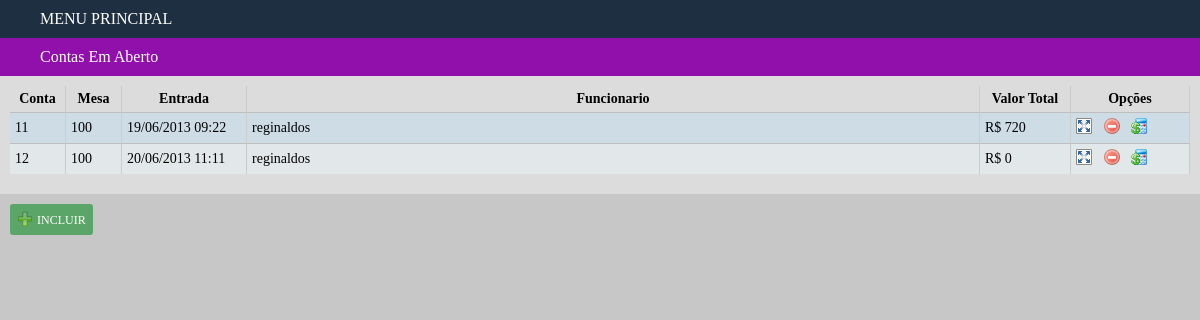
The page /consulta/contas.php on the database its author committed.
### tables this page shows
CREATE TABLE IF NOT EXISTS `conta` (
  `id_conta` int(11) NOT NULL AUTO_INCREMENT,
  `status_conta` char(1) DEFAULT NULL,
  `data_entrada` datetime DEFAULT NULL,
  `data_saida` datetime DEFAULT NULL,
  `FUNCIONARIO_id_funcionario` int(11) NOT NULL,
  `MESA_id_mesa` int(11) NOT NULL,
  `vlr_total` float DEFAULT NULL,
  `tipo_pagamento` char(1) DEFAULT NULL,
  PRIMARY KEY (`id_conta`),
  KEY `fk_CONTA_FUNCIONARIO1_idx` (`FUNCIONARIO_id_funcionario`),
  KEY `fk_CONTA_MESA1_idx` (`MESA_id_mesa`)
);

CREATE TABLE IF NOT EXISTS `mesa` (
  `id_mesa` int(11) NOT NULL AUTO_INCREMENT,
  `nro_mesa` int(11) NOT NULL,
  PRIMARY KEY (`id_mesa`),
  UNIQUE KEY `nro_mesa_UNIQUE` (`nro_mesa`)
);

CREATE TABLE IF NOT EXISTS `funcionario` (
  `id_funcionario` int(11) NOT NULL AUTO_INCREMENT,
  `nome_funcionario` varchar(60) DEFAULT NULL,
  `data_admissao` datetime DEFAULT NULL,
  PRIMARY KEY (`id_funcionario`)
);

### consulta/contas.php (the view, shortened to what this page needs)
<html>
	<?php include $_SERVER['DOCUMENT_ROOT'] . "/includes/head.php"; ?>
	<body>
		<div id='menu' class="fe_menu_index">
			<ul>
				<?php include $_SERVER['DOCUMENT_ROOT'] . "/includes/titulo_menu_principal.php"; ?>
				<?php include $_SERVER['DOCUMENT_ROOT'] . "/includes/titulo_contas.php"; ?>
		</div>
	<div class="area_de_tabelas">
<?php
	$query			=	 mysql_query("Select id_conta,data_entrada,mesa.nro_mesa,nome_funcionario from conta  INNER JOIN mesa ON(conta.MESA_id_mesa=mesa.id_mesa)INNER JOIN funcionario ON(conta.FUNCIONARIO_id_funcionario=funcionario.id_funcionario) where status_conta='A' order by mesa.nro_mesa");
	$ver_conta		=	 mysql_num_rows($query);
	if(!$ver_conta){
		echo "<p class='sem_registros'>NÃO HÁ NENHUMA CONTA EM ABERTO</p>";
		}else{
?>
	<table border="0" cellpadding="0" cellspacing="0" width="100%">
		<thead>
		<tr>
			<th style="width: 45px;">Conta</th>
			<th style="width: 45px;">Mesa</th>
			<th style="width: 114px;">Entrada</th>
			<th>Funcionario</th>
			<th style="width: 80px;">Valor Total</th>
			<th style="width: 108px;">Opções</th>
		</tr>
		</thead>
		<?php
	while($dados 	= 	 mysql_fetch_array($query))
	{
		$id_conta				=	$dados['id_conta'];
		$data_entrada			=	$dados['data_entrada'];
		$nro_mesa				=	$dados['nro_mesa'];
		$nome_func				=	$dados['nome_funcionario'];
		$data_entrada			=	date("d/m/Y h:i", strtotime($data_entrada));
		$consulta_valor		=	mysql_query("Select qtd,vlr_unitario,nome_item from pedido inner join item ON( pedido.ITEM_id_item=item.id_item) where CONTA_id_conta=$id_conta");
		$valor_final		=	0;
			while($dados 		= 	 mysql_fetch_array($consulta_valor))
			{
				$qtd				=	$dados['qtd'];
				$vlr_unitario		=	$dados['vlr_unitario'];
				$valor_total		=	$qtd*$vlr_unitario;
				$valor_final		=	$valor_total+$valor_final;
			}
		echo "
			<tr>
				<td>$id_conta</td>
				<td>$nro_mesa</td>
				<td>$data_entrada</td>
				<td>$nome_func</td>
				<td>R$ $valor_final</td>
				<td><a href='../consulta/pedidos.php?id_conta=$id_conta&mesa=$nro_mesa'><i class='ver'></i></a>
				<a href='../exclusao/del_conta.php?id_conta=$id_conta'><i class='excluir'></i></a>
				<a href='../alteracao/encerrar_conta.php?id_conta=$id_conta'><i class='fechar_conta'></i></a></td>
			</tr>";
		}
}
?>
	</table>
	</div>
	<?php $href = "/cadastro/cad_conta.php"; include $_SERVER['DOCUMENT_ROOT'] . "/includes/bt_incluir.php"; ?>
</body>
</html>

### _assets/css/style.css (style rules this page uses)
body { background: rgb(199, 199, 199); color:white; margin:0; padding:0; font-family: ubuntu; }
.fe_menu_index { background: rgb(60, 60, 60); color: white; }
.fe_menu_index ul { background: ;list-style: none;margin: 0;padding: 0; }
i.ver { background: url("/_assets/img/icons/ver.png") center no-repeat; display: block;width: 16px;height: 16px;margin-right: 8px; }
i.fechar_conta { background: url("/_assets/img/icons/fechar_conta.png") center no-repeat; display: block;width: 16px;height: 16px;margin-right: 8px; }
i.excluir { background: url("/_assets/img/icons/excluir.png") center no-repeat; display: block;width: 16px;height: 16px;margin-right: 8px; }
.area_de_tabelas { background: rgb(220, 220, 220);color: black ; padding:10px; padding-bottom:20px; }
table { width: 100%; font-size:14px; color: black; }
table thead tr th { padding:10px; }
table thead tr th, table tr td { border-right:1px solid rgb(204, 204, 204);padding: 5px; }
table tbody tr td { border-top:1px solid rgb(190, 190, 190); }
tbody tr:nth-child(even) { background-color: rgb(226, 232, 233); }
tbody tr:nth-child(odd) { background-color: rgb(206, 220, 230); }
td a { display: inline-block; }

### rows shown on the page
conta: id_conta "11", MESA_id_mesa.nro_mesa "100", data_entrada "19/06/2013 09:22", FUNCIONARIO_id_funcionario.nome_funcionario "reginaldos", valor_final "720"
conta: id_conta "12", MESA_id_mesa.nro_mesa "100", data_entrada "20/06/2013 11:11", FUNCIONARIO_id_funcionario.nome_funcionario "reginaldos", valor_final "0"
